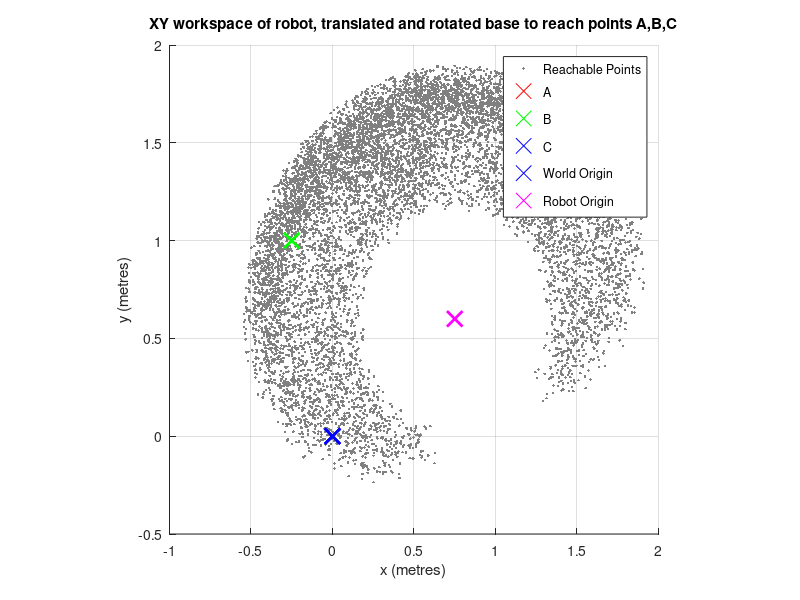

Reproduce this figure in MATLAB.
clear;
clc;
clf;
close all;

% All units used are SI standard, meters and radians.

end_effector_poses_xy = zeros(2, 100);

%L0 = 1; % Not needed for XY workspace
L1 = 0.5;
L2 = 0.5;

% Robot position WRT world frame
x0 = 0.75;
y0 = 0.6;
theta0 = 40*pi/180;
iterations = 10000;

for i = 1:iterations
    d1 = rand * (0.3 - 0.1) + 0.1;
    %d2 = rand * (0.3 - 0.1) + 0.1; % d2 is irrelevant to x-y workspace.
    theta1 = (rand * 145) * pi / 180;
    theta2 = (rand * (120 - -120) -120) * pi / 180;
    %theta1 = 0;
    %theta2 = -120*pi/180;
    
    end_effector_pos_xy = [
      x0 + L1 * cos(theta1 + theta0) + (L2 + d1) * cos(theta1 + theta2 + theta0);
      y0 + L1 * sin(theta1 + theta0) + (L2 + d1) * sin(theta2 + theta1 + theta0);
    ];

    end_effector_poses_xy(:,i) = end_effector_pos_xy;
end

grid on;
hold on;
xlabel("x (metres)")
ylabel("y (metres)")
title("XY workspace of robot, translated and rotated base to reach points A,B,C")
scatter(end_effector_poses_xy(1,:), end_effector_poses_xy(2,:), "marker", '.', "MarkerEdgeColor", "#808080")
scatter(1.7, 1.3, 'marker', 'x', "MarkerEdgeColor", "r", "SizeData", 125, "LineWidth",2)
scatter(-0.25,1, 'marker', 'x', "MarkerEdgeColor", "g", "SizeData", 125, "LineWidth",2)
scatter(0, 0, 'marker', 'x', "MarkerEdgeColor", "b", "SizeData", 125, "LineWidth",2)
scatter(0, 0, 'marker', 'x', "MarkerEdgeColor", "b", "SizeData", 125, "LineWidth",2)
scatter(x0, y0, 'marker', 'x', "MarkerEdgeColor", "magenta", "SizeData", 125, "LineWidth",2)
legend("Reachable Points", "A", "B", "C", "World Origin", "Robot Origin")
pbaspect([1 1 1])


